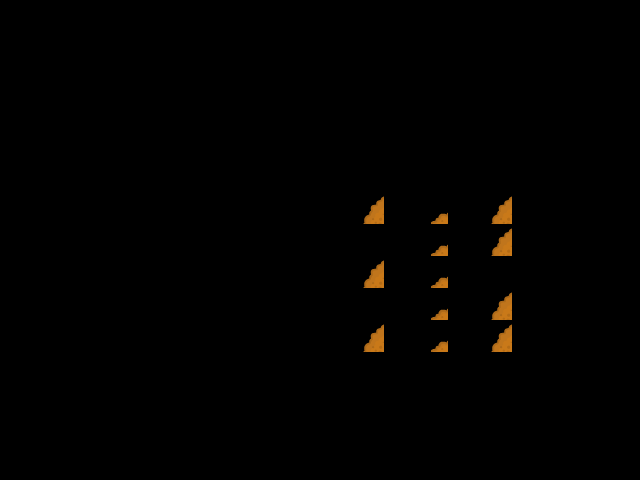

This is a level from a 2D game, rendered from its Tiled map with the project's own tilesets. A one-line summary and the complete map file follow:
An orthogonal 20x15 tile map with 32x32 px tiles, 1 tile layer (Foreground) and 5 objects (1, 2, 3, 4, Door1).

<map version="1.0" orientation="orthogonal" width="20" height="15" tilewidth="32" tileheight="32">
 <tileset firstgid="1" name="Main" tilewidth="32" tileheight="32">
  <image source="RPGpack_sheet.png" width="1280" height="832" />
 </tileset>
 <layer name="Foreground" width="20" height="15">
  <data>
   <tile gid="0" />
   <tile gid="0" />
   <tile gid="0" />
   <tile gid="0" />
   <tile gid="0" />
   <tile gid="0" />
   <tile gid="0" />
   <tile gid="0" />
   <tile gid="0" />
   <tile gid="0" />
   <tile gid="0" />
   <tile gid="0" />
   <tile gid="0" />
   <tile gid="0" />
   <tile gid="0" />
   <tile gid="0" />
   <tile gid="0" />
   <tile gid="0" />
   <tile gid="0" />
   <tile gid="0" />
   <tile gid="0" />
   <tile gid="0" />
   <tile gid="0" />
   <tile gid="0" />
   <tile gid="0" />
   <tile gid="0" />
   <tile gid="0" />
   <tile gid="0" />
   <tile gid="0" />
   <tile gid="0" />
   <tile gid="0" />
   <tile gid="0" />
   <tile gid="0" />
   <tile gid="0" />
   <tile gid="0" />
   <tile gid="0" />
   <tile gid="0" />
   <tile gid="0" />
   <tile gid="0" />
   <tile gid="0" />
   <tile gid="0" />
   <tile gid="0" />
   <tile gid="0" />
   <tile gid="0" />
   <tile gid="0" />
   <tile gid="0" />
   <tile gid="0" />
   <tile gid="0" />
   <tile gid="0" />
   <tile gid="0" />
   <tile gid="0" />
   <tile gid="0" />
   <tile gid="0" />
   <tile gid="0" />
   <tile gid="0" />
   <tile gid="0" />
   <tile gid="0" />
   <tile gid="0" />
   <tile gid="0" />
   <tile gid="0" />
   <tile gid="0" />
   <tile gid="0" />
   <tile gid="0" />
   <tile gid="0" />
   <tile gid="0" />
   <tile gid="0" />
   <tile gid="0" />
   <tile gid="0" />
   <tile gid="0" />
   <tile gid="0" />
   <tile gid="0" />
   <tile gid="0" />
   <tile gid="0" />
   <tile gid="0" />
   <tile gid="0" />
   <tile gid="0" />
   <tile gid="0" />
   <tile gid="0" />
   <tile gid="0" />
   <tile gid="0" />
   <tile gid="0" />
   <tile gid="0" />
   <tile gid="0" />
   <tile gid="0" />
   <tile gid="0" />
   <tile gid="0" />
   <tile gid="0" />
   <tile gid="0" />
   <tile gid="0" />
   <tile gid="0" />
   <tile gid="0" />
   <tile gid="0" />
   <tile gid="0" />
   <tile gid="0" />
   <tile gid="0" />
   <tile gid="0" />
   <tile gid="0" />
   <tile gid="0" />
   <tile gid="0" />
   <tile gid="0" />
   <tile gid="0" />
   <tile gid="0" />
   <tile gid="0" />
   <tile gid="0" />
   <tile gid="0" />
   <tile gid="0" />
   <tile gid="0" />
   <tile gid="0" />
   <tile gid="0" />
   <tile gid="0" />
   <tile gid="0" />
   <tile gid="0" />
   <tile gid="0" />
   <tile gid="0" />
   <tile gid="0" />
   <tile gid="0" />
   <tile gid="0" />
   <tile gid="0" />
   <tile gid="0" />
   <tile gid="0" />
   <tile gid="0" />
   <tile gid="0" />
   <tile gid="0" />
   <tile gid="0" />
   <tile gid="0" />
   <tile gid="0" />
   <tile gid="0" />
   <tile gid="0" />
   <tile gid="0" />
   <tile gid="0" />
   <tile gid="0" />
   <tile gid="805" />
   <tile gid="0" />
   <tile gid="725" />
   <tile gid="0" />
   <tile gid="805" />
   <tile gid="0" />
   <tile gid="0" />
   <tile gid="0" />
   <tile gid="0" />
   <tile gid="0" />
   <tile gid="0" />
   <tile gid="0" />
   <tile gid="0" />
   <tile gid="0" />
   <tile gid="0" />
   <tile gid="0" />
   <tile gid="0" />
   <tile gid="0" />
   <tile gid="0" />
   <tile gid="0" />
   <tile gid="0" />
   <tile gid="0" />
   <tile gid="725" />
   <tile gid="0" />
   <tile gid="805" />
   <tile gid="0" />
   <tile gid="0" />
   <tile gid="0" />
   <tile gid="0" />
   <tile gid="0" />
   <tile gid="0" />
   <tile gid="0" />
   <tile gid="0" />
   <tile gid="0" />
   <tile gid="0" />
   <tile gid="0" />
   <tile gid="0" />
   <tile gid="0" />
   <tile gid="0" />
   <tile gid="0" />
   <tile gid="805" />
   <tile gid="0" />
   <tile gid="725" />
   <tile gid="0" />
   <tile gid="0" />
   <tile gid="0" />
   <tile gid="0" />
   <tile gid="0" />
   <tile gid="0" />
   <tile gid="0" />
   <tile gid="0" />
   <tile gid="0" />
   <tile gid="0" />
   <tile gid="0" />
   <tile gid="0" />
   <tile gid="0" />
   <tile gid="0" />
   <tile gid="0" />
   <tile gid="0" />
   <tile gid="0" />
   <tile gid="0" />
   <tile gid="0" />
   <tile gid="725" />
   <tile gid="0" />
   <tile gid="805" />
   <tile gid="0" />
   <tile gid="0" />
   <tile gid="0" />
   <tile gid="0" />
   <tile gid="0" />
   <tile gid="0" />
   <tile gid="0" />
   <tile gid="0" />
   <tile gid="0" />
   <tile gid="0" />
   <tile gid="0" />
   <tile gid="0" />
   <tile gid="0" />
   <tile gid="0" />
   <tile gid="0" />
   <tile gid="805" />
   <tile gid="0" />
   <tile gid="725" />
   <tile gid="0" />
   <tile gid="805" />
   <tile gid="0" />
   <tile gid="0" />
   <tile gid="0" />
   <tile gid="0" />
   <tile gid="0" />
   <tile gid="0" />
   <tile gid="0" />
   <tile gid="0" />
   <tile gid="0" />
   <tile gid="0" />
   <tile gid="0" />
   <tile gid="0" />
   <tile gid="0" />
   <tile gid="0" />
   <tile gid="0" />
   <tile gid="0" />
   <tile gid="0" />
   <tile gid="0" />
   <tile gid="0" />
   <tile gid="0" />
   <tile gid="0" />
   <tile gid="0" />
   <tile gid="0" />
   <tile gid="0" />
   <tile gid="0" />
   <tile gid="0" />
   <tile gid="0" />
   <tile gid="0" />
   <tile gid="0" />
   <tile gid="0" />
   <tile gid="0" />
   <tile gid="0" />
   <tile gid="0" />
   <tile gid="0" />
   <tile gid="0" />
   <tile gid="0" />
   <tile gid="0" />
   <tile gid="0" />
   <tile gid="0" />
   <tile gid="0" />
   <tile gid="0" />
   <tile gid="0" />
   <tile gid="0" />
   <tile gid="0" />
   <tile gid="0" />
   <tile gid="0" />
   <tile gid="0" />
   <tile gid="0" />
   <tile gid="0" />
   <tile gid="0" />
   <tile gid="0" />
   <tile gid="0" />
   <tile gid="0" />
   <tile gid="0" />
   <tile gid="0" />
   <tile gid="0" />
   <tile gid="0" />
   <tile gid="0" />
   <tile gid="0" />
   <tile gid="0" />
   <tile gid="0" />
   <tile gid="0" />
   <tile gid="0" />
   <tile gid="0" />
   <tile gid="0" />
   <tile gid="0" />
   <tile gid="0" />
   <tile gid="0" />
   <tile gid="0" />
   <tile gid="0" />
   <tile gid="0" />
   <tile gid="0" />
   <tile gid="0" />
   <tile gid="0" />
   <tile gid="0" />
   <tile gid="0" />
   <tile gid="0" />
   <tile gid="0" />
   <tile gid="0" />
   <tile gid="0" />
   <tile gid="0" />
   <tile gid="0" />
   <tile gid="0" />
   <tile gid="0" />
  </data>
 </layer>
 <objectgroup name="Collision" width="20" height="15">
  <object name="1" x="247" y="229" width="15" height="24" />
  <object name="2" x="397" y="156" width="41" height="30" />
  <object name="3" x="536" y="156" width="15" height="33" />
  <object name="4" x="449" y="95" width="61" height="63" />
 </objectgroup>
 <objectgroup name="Interactive" width="20" height="15">
  <object name="Door1" x="459" y="123" width="42" height="35" />
 </objectgroup>
</map>
